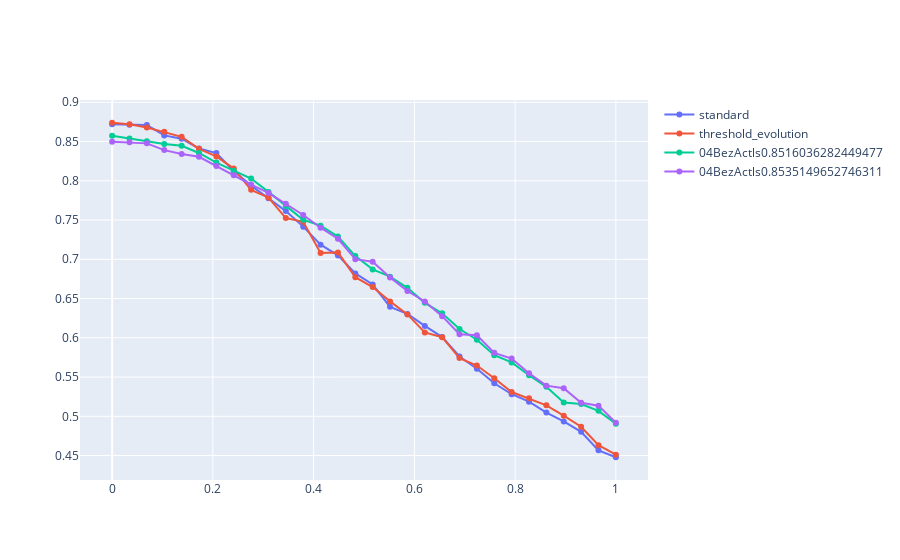

Source (notebook cell):
### Code cell
fig = go.Figure()


df=pd.read_csv("results_sheet/noisy/snhn1.csv")
xs=df["stdev"]
ys=df["val_1"]
fig.add_trace(go.Scatter(x=xs, y=ys,
                mode='lines+markers',
                name="standard"))



df=pd.read_csv("results_sheet/noisy/02thres_mean.csv")
xs=df["stdev"]
ys=df["val_1"]
fig.add_trace(go.Scatter(x=xs, y=ys,
                mode='lines+markers',
                name="threshold_evolution"))




for f in best_files:
    df=pd.read_csv("results_sheet/noisy/"+f)
    xs=df["stdev"]
    ys=df["val_1"]
    fig.add_trace(go.Scatter(x=xs, y=ys,
                    mode='lines+markers',
                    name=f.split("_")[0]))
    
fig.show()
